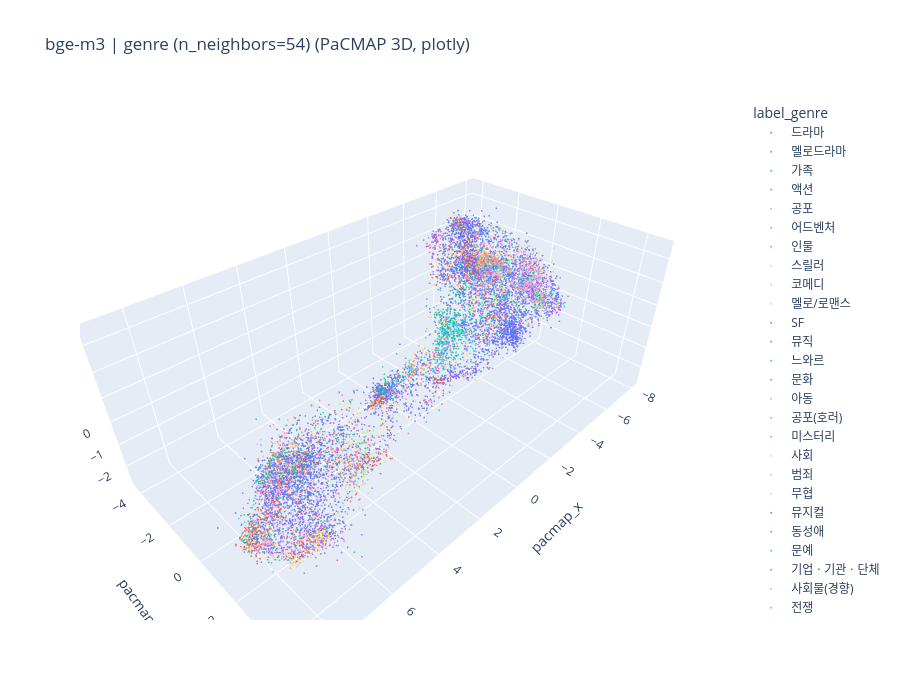
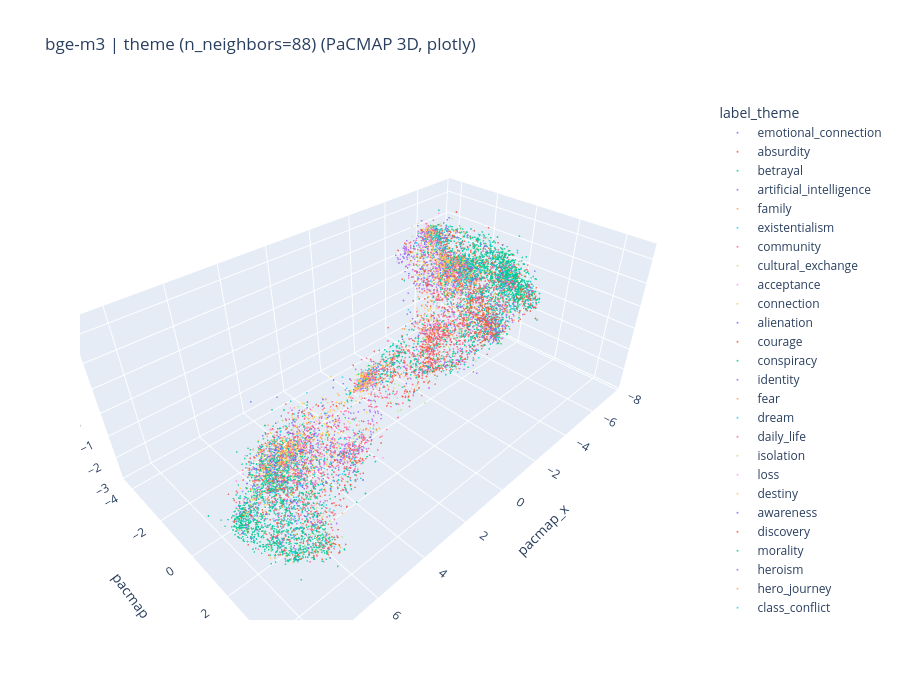
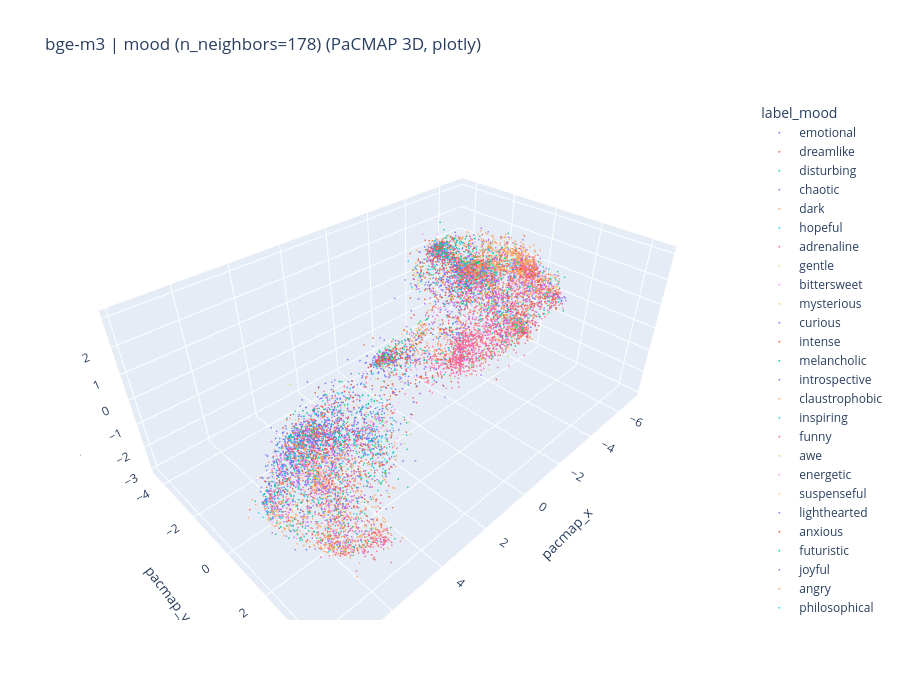
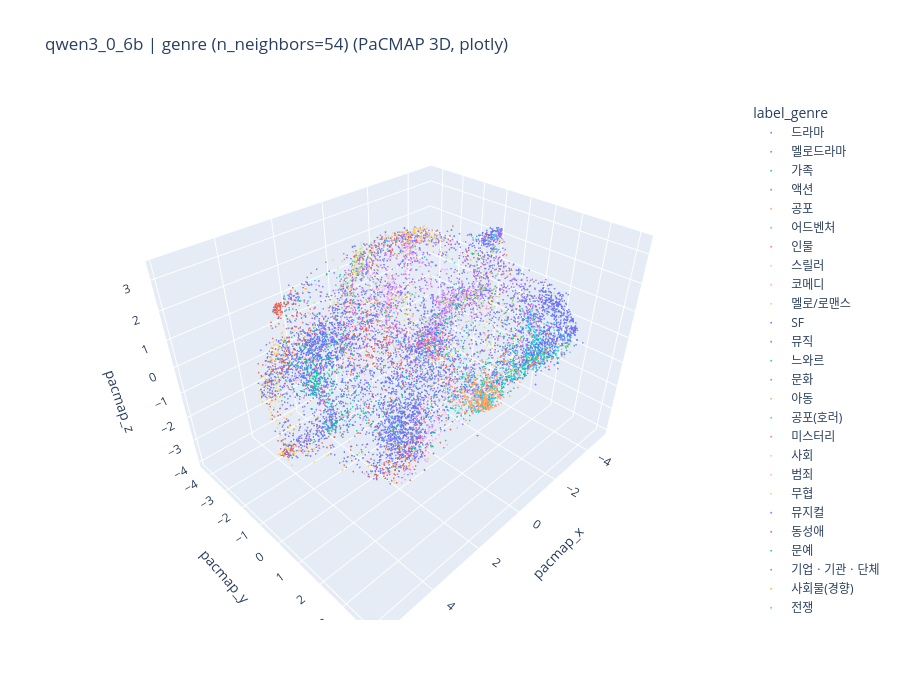

Here is the notebook cell these charts were saved with, in order:
### Markdown cell above
## Multi-label 평가 리포트 (6204편, k=10)

### 1. 종합 순위

| 라벨 축 | 1위 | 2위 | 3위 | 해석 |
|---------|-----|-----|-----|------|
| **genre** | qwen3-0.6B (samples F1 **0.854**) | qwen3-4B-1024 (0.805) | bge-m3 (0.582) | Qwen 계열이 장르 multi-label kNN 일치율에서 압도적 |
| **theme** | qwen3-4B-1024 (0.487) | qwen3-0.6B (0.451) | bge-m3 (0.388) | theme은 라벨 수(67)·영화당 평균 8.2개로 난이도 높음, 격차는 genre보다 작음 |
| **mood** | qwen3-4B-1024 (0.625) | qwen3-0.6B (0.605) | bge-m3 (0.555) | mood는 Qwen 4B가 미세 우위, bge-m3도 상대적으로 양호 |

**전체 추천 (multi-label 기준):** production plot-summary 임베딩으로는 **Qwen3-0.6B** (genre/mood 균형·속도) 또는 **Qwen3-4B-1024** (theme/mood·separation margin 극대화)가 유리. **bge-m3**는 genre에서 사용 가능하나 theme/mood 분리·kNN 일치에서 열위.

### 2. 핵심 수치표

#### Genre
| model | samples F1 | macro mAP | macro label F1 | separation margin | label-wise sil. |
|-------|-----------|-----------|----------------|-------------------|-----------------|
| bge-m3 | 0.582 | 0.331 | 0.255 | 0.041 | 0.012 |
| qwen3-0.6B | **0.854** | **0.718** | **0.599** | **0.185** | **0.051** |
| qwen3-4B-1024 | 0.805 | 0.678 | 0.587 | 0.185 | 0.038 |

#### Theme
| model | samples F1 | macro mAP | macro label F1 | separation margin | label-wise sil. |
|-------|-----------|-----------|----------------|-------------------|-----------------|
| bge-m3 | 0.388 | 0.254 | 0.192 | 0.008 | 0.010 |
| qwen3-0.6B | 0.451 | 0.278 | 0.245 | 0.037 | 0.015 |
| qwen3-4B-1024 | **0.487** | **0.298** | **0.276** | **0.043** | 0.013 |

#### Mood
| model | samples F1 | macro mAP | macro label F1 | separation margin | label-wise sil. |
|-------|-----------|-----------|----------------|-------------------|-----------------|
| bge-m3 | 0.555 | 0.288 | 0.231 | 0.011 | 0.013 |
| qwen3-0.6B | 0.605 | 0.319 | 0.287 | 0.053 | **0.025** |
| qwen3-4B-1024 | **0.625** | **0.335** | **0.309** | **0.055** | 0.024 |

### 3. Primary-label vs Multi-label 비교

| 관찰 | primary Silhouette (기존) | multi-label label-wise Sil. |
|------|---------------------------|-----------------------------|
| genre | 전 모델 **음수** (−0.064 ~ −0.072) | **양수** (0.013 ~ 0.051) |
| theme | **음수** (−0.131 ~ −0.157) | **양수** (0.010 ~ 0.015) |
| mood | **음수** (−0.087 ~ −0.118) | **양수** (0.013 ~ 0.025) |

→ primary label 하나만 쓰면 multi-label 영화의 정보 손실로 **군집 품질이 과소평가**됩니다. multi-label aware 지표가 실제 ontology 구조에 더 부합합니다.

### 4. Label-wise 패턴

- **공통 강점 라벨 (3모델 모두 F1 상위):** genre `액션·드라마·공포`, theme `uncertainty·self_discovery·betrayal`, mood `intense·suspenseful·melancholic`
- **공통 취약 라벨:** support < 10 또는 희귀 genre (`로드무비`, `서부`, `사회물(경향)` 등) → kNN F1 ≈ 0. theme/mood도 `obsession`, `legacy`, `mythical` 등 저빈도 라벨에서 전 모델 실패
- **qwen3-0.6B genre 특이점:** `자연ㆍ환경` F1 **0.950**, `코메디` **0.938** — bge-m3 대비 genre 분리·검색 품질에서 가장 큰 격차

### 5. 운영 시사점

1. **추천/필터 파이프라인:** theme·mood는 multi-label이므로 단일 primary label 클러스터링보다 **kNN·cosine + label set Jaccard**가 평가·튜닝에 적합
2. **모델 선택:** latency·VRAM 제약 시 **Qwen3-0.6B**; theme/mood 정밀도 우선 시 **Qwen3-4B-1024** (8GB, 2.5 item/s)
3. **PaCMAP 시각화:** 2D/3D는 탐색용으로 유지하되, 모델 선정·품질 게이트는 본 리포트의 **multi-label kNN 지표**를 기준으로 권장
4. **후속 개선:** 희귀 라벨은 support 가중 학습, hierarchical theme/mood, 또는 multi-label contrastive fine-tuning 검토

> 상세 라벨별 표: `multilabel_metrics_report.json`, 요약 CSV: `multilabel_metrics_summary.csv`

### Code cell
for model_name in sorted(pacmap_cache):
    print("\n" + "=" * 80)
    print(f"MODEL: {model_name}")
    print("=" * 80)

    for label_name, (_, label_col) in LABEL_TYPES.items():
        vis_2d = pacmap_cache[model_name][label_name]["2d"]
        vis_3d = pacmap_cache[model_name][label_name]["3d"]
        n_neighbors = neighbor_df.loc[
            (neighbor_df["model"] == model_name) & (neighbor_df["label_type"] == label_name),
            "n_neighbors",
        ].iloc[0]

        title_base = f"{model_name} | {label_name} (n_neighbors={n_neighbors})"

        # print(f"\n--- {label_name.upper()} | Matplotlib 2D ---")
        # plot_matplotlib_2d(vis_2d, label_col, f"{title_base} (PaCMAP 2D, matplotlib)")

        # print(f"--- {label_name.upper()} | Matplotlib 3D ---")
        # plot_matplotlib_3d(vis_3d, label_col, f"{title_base} (PaCMAP 3D, matplotlib)")

        # print(f"--- {label_name.upper()} | Plotly 2D ---")
        # plot_plotly_2d(vis_2d, label_col, f"{title_base} (PaCMAP 2D, plotly)")

        print(f"--- {label_name.upper()} | Plotly 3D ---")
        plot_plotly_3d(vis_3d, label_col, f"{title_base} (PaCMAP 3D, plotly)")
